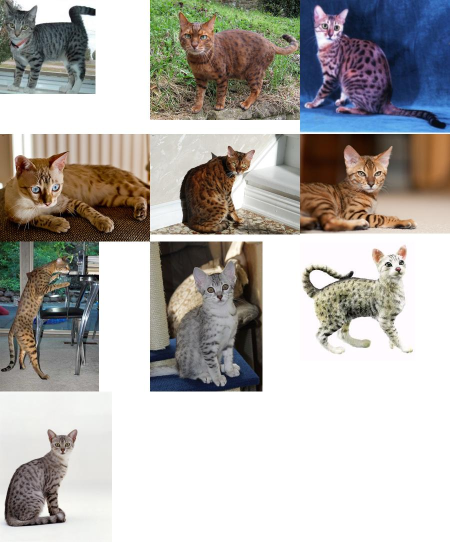
#> input picture data/experiments_results/Bengal_29_canberra_k10.jpg, 900 x 1083 px (shown at 1/2 size)
$ python -i feature_generator.py   (imports and definitions only)
#> lines starting #> are read from the running program, lines starting #| are printed output that depends on the picture
import numpy as np
import pickle
from tqdm import tqdm
from os import path
from matplotlib import pyplot as plt
from PIL import Image
from tensorflow.keras.utils import img_to_array
from tensorflow.keras.applications.vgg16 import VGG16, preprocess_input
from tensorflow.keras.models import Model

from images_sampling import take_image_files_sample

# [1 line not run here, left out]
# [1 line that did not run here, left out]
# [1 line that did not run here, left out]
# [1 line not run here, left out]

class PetImage:

    def __init__(self, filename) -> None:
        self.image_in_pil_format = Image.open(filename)
#> self.image_in_pil_format is the input picture: PIL image 900x1083 RGB; mean R, G, B 177.8, 174.7, 171
        self.feature_vector = self.extract_feature_vector(self.image_in_pil_format)
        self.family = self.extract_pet_family(filename)
        self.breed = self.extract_pet_breed(filename)
        self.filename = path.split(filename)[1]
        self.path_to_images_folder = path.split(filename)[0]


    def encode_feature_vector(self):
        self.feature_vector = pickle.dumps(self.feature_vector)


    def decode_feature_vector(self):
        self.feature_vector = pickle.loads(self.feature_vector)


    # [7 lines left out: function extract_pet_family, not called in this run]


    def extract_pet_breed(self, image_filename):
        return '_'.join(image_filename.lower().split('/')[-1].split('_')[:-1])


    def extract_feature_vector(self, image):
        try:
            # VGG must take a 224x224 img as an input
            image = image.resize((224, 224))
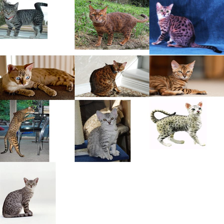
#> image: PIL image 224x224 RGB; mean R, G, B 177.7, 174.6, 171
            image = image.convert('RGB')

            # To np.array. Height x Width x Channel. dtype=float32
#> (the run stopped early here; a loop or call above may not have finished)

$ run again, on data/sample_query_images/basset_hound_113.jpg
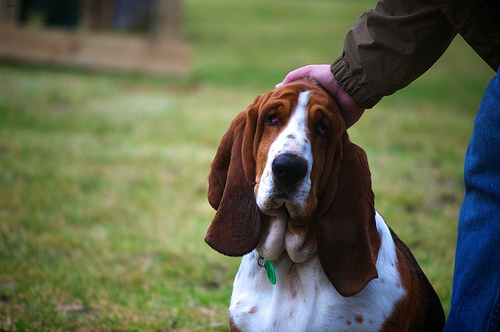
#> input picture data/sample_query_images/basset_hound_113.jpg, 500 x 332 px
#> in __init__, self.image_in_pil_format is the input picture: PIL image 500x332 RGB; mean R, G, B 99.1, 104.3, 78
#> in extract_feature_vector, `image = image.resize((224, 224))`:
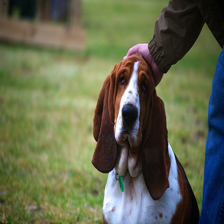
#> image: PIL image 224x224 RGB; mean R, G, B 99.1, 104.3, 77.9
